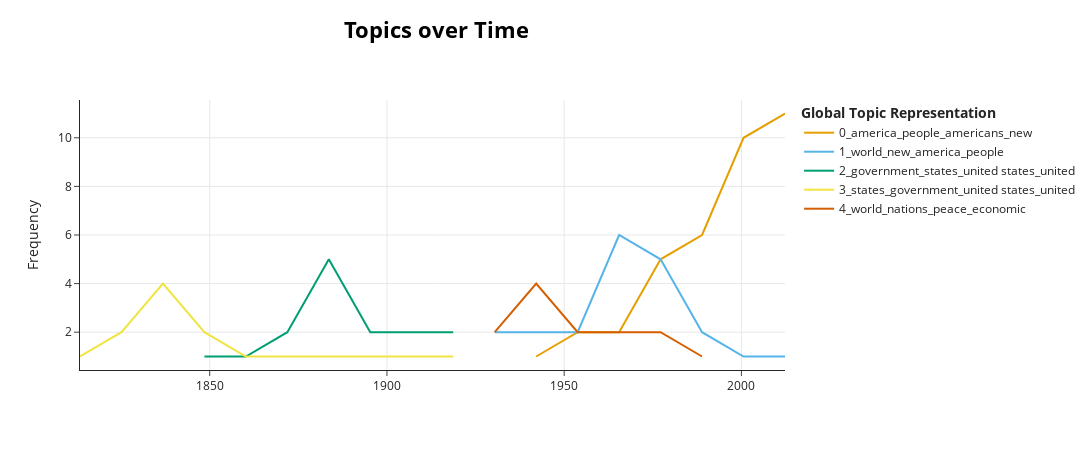

Notebook source saved alongside this figure:
### Markdown cell above
## Dynamic Topic Modeling

The first visualization as part of our advanced analysis will be Dynamic Topic Modeling (DTM), which basically takes the SOTU dataset, specifically "Year" and "Text" to create the visualization. To do this, we take the ``topic_model`` BERTopic model and use the method ``.topics_over_time()`` which has the parameters (used in this notebook):

- **Tuning**: either *global tuning* or *evolutionary tuning* (default set to ``True``) which means that the representation are influenced by the global representations
- **Bins**: You may have far too many timestamps, which can lead to overplotting, so it is recommended to keep the number of bins less than **50** so that the timestamps would be put into equal size bins

In the following visualization,  we plot the top **5** topics by using the ``.visualize_topics_over_time()`` method and have nr_bins set to **20** for more sophistication of the smaller trends, which disappear with small amount of bins.

### Code cell
timestamps = sou["Year"]
topics_over_time = topic_model.topics_over_time(docs, timestamps, nr_bins=20)
topic_model.visualize_topics_over_time(topics_over_time, top_n_topics = 5)

### Figure 1 — Plotly figure (JSON) as saved in the notebook; plotly's stock layout.template omitted (floating-point values rounded to 4 significant figures)
{"data": [{"hoverinfo": "text", "hovertext": ["<b>Topic 0</b><br>Words: people, world, housing, economy, prosperity", "<b>Topic 0</b><br>Words: new, world, program, america, people", "<b>Topic 0</b><br>Words: america, people, federal, new, americans", "<b>Topic 0</b><br>Words: america, americans, world, people, new", "<b>Topic 0</b><br>Words: america, people, new, americans, work", "<b>Topic 0</b><br>Words: america, people, americans, new, american", "<b>Topic 0</b><br>Words: america, americans, american, people, new"], "marker": {"color": "#E69F00"}, "mode": "lines", "name": "0_america_people_americans_new", "type": "scatter", "x": [1942.0, 1954.0, 1966.0, 1977.0, 1989.0, 2001.0, 2012.0], "y": [1, 2, 2, 5, 6, 10, 11]}, {"hoverinfo": "text", "hovertext": ["<b>Topic 1</b><br>Words: world, people, war, say, nations", "<b>Topic 1</b><br>Words: new, world, nations, tax, free", "<b>Topic 1</b><br>Words: new, world, america, years, people", "<b>Topic 1</b><br>Words: world, people, american, america, tax", "<b>Topic 1</b><br>Words: people, health, world, care, american", "<b>Topic 1</b><br>Words: americans, people, america, know, new", "<b>Topic 1</b><br>Words: president, america, want, american, members"], "marker": {"color": "#56B4E9"}, "mode": "lines", "name": "1_world_new_america_people", "type": "scatter", "x": [1930.0, 1954.0, 1966.0, 1977.0, 1989.0, 2001.0, 2012.0], "y": [2, 2, 6, 5, 2, 1, 1]}, {"hoverinfo": "text", "hovertext": ["<b>Topic 2</b><br>Words: states, united states, united, government, great", "<b>Topic 2</b><br>Words: states, year, government, war, congress", "<b>Topic 2</b><br>Words: government, states, congress, united states, united", "<b>Topic 2</b><br>Words: government, states, year, united states, united", "<b>Topic 2</b><br>Words: government, states, law, united states, united", "<b>Topic 2</b><br>Words: country, shall, action, congress, government", "<b>Topic 2</b><br>Words: government, congress, country, law, court"], "marker": {"color": "#009E73"}, "mode": "lines", "name": "2_government_states_united states_united", "type": "scatter", "x": [1848.0, 1860.0, 1872.0, 1884.0, 1895.0, 1907.0, 1919.0], "y": [1, 1, 2, 5, 2, 2, 2]}, {"hoverinfo": "text", "hovertext": ["<b>Topic 3</b><br>Words: states, great, public, governments, government", "<b>Topic 3</b><br>Words: states, united, united states, government, congress", "<b>Topic 3</b><br>Words: mexico, states, government, united states, united", "<b>Topic 3</b><br>Words: states, united, united states, government, public", "<b>Topic 3</b><br>Words: states, united states, united, government, congress", "<b>Topic 3</b><br>Words: government, states, public, congress, country"], "marker": {"color": "#F0E442"}, "mode": "lines", "name": "3_states_government_united states_united", "type": "scatter", "x": [1813.0, 1825.0, 1837.0, 1848.0, 1860.0, 1919.0], "y": [1, 2, 4, 2, 1, 1]}, {"hoverinfo": "text", "hovertext": ["<b>Topic 4</b><br>Words: world, nations, nation, government, peace", "<b>Topic 4</b><br>Words: world, nations, free, war, peace", "<b>Topic 4</b><br>Words: world, nations, peace, economic, free", "<b>Topic 4</b><br>Words: world, peace, nations, military, union", "<b>Topic 4</b><br>Words: world, know, freedom, nations, future"], "marker": {"color": "#D55E00"}, "mode": "lines", "name": "4_world_nations_peace_economic", "type": "scatter", "x": [1930.0, 1942.0, 1954.0, 1977.0, 1989.0], "y": [2, 4, 2, 2, 1]}], "layout": {"height": 450, "hoverlabel": {"bgcolor": "white", "font": {"family": "Rockwell", "size": 16}}, "legend": {"title": {"text": "<b>Global Topic Representation"}}, "title": {"font": {"color": "Black", "size": 22}, "text": "<b>Topics over Time</b>", "x": 0.4, "xanchor": "center", "y": 0.95, "yanchor": "top"}, "width": 1250, "xaxis": {"showgrid": true}, "yaxis": {"showgrid": true, "title": {"text": "Frequency"}}}}
